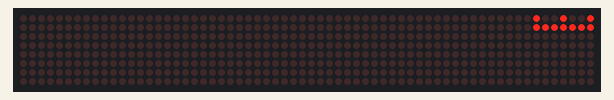
Recording of a sketch running on a simulated Arduino Uno, built with avr-gcc and run on an emulated ATmega328P. Parts: 64×8 LED matrix.

Above: at 0.12 s.
At 1.26 s:
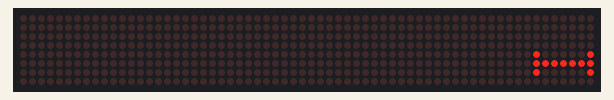
At 2.56 s:
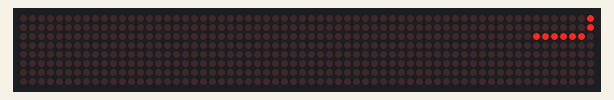
At 4.88 s:
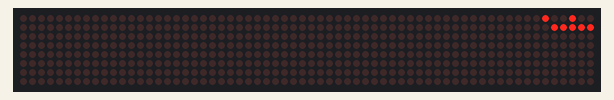
At 7.21 s:
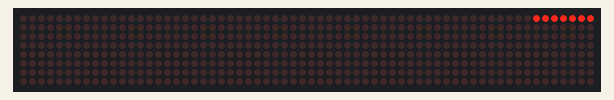
At 9.37 s:
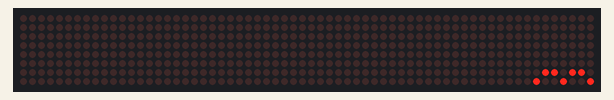

The sketch:

lednamescroll.ino
```cpp
//My name BIPUL Panthi is srolled in the LED 8*8 display

//We always have to include the library
#include "LedControl.h"

//pin 12 is connected to the DataIn
//pin 11 is connected to the CLK
//pin 10 is connected to LOAD

//LedControl(int dataPin, int clkPin, int csPin, int numDevices);
int DIN = 12;
int CS =  11;
int CLK = 10;
LedControl lc=LedControl(DIN,CLK,CS,0);

void setup() {
  //The MAX72XX is in power-saving mode on startup, we have to do a wakeup call
  lc.shutdown(0,false);
  //Set the brightness to a medium values (0~15 possible values)
  lc.setIntensity(0,2);
  //and clear the display
  lc.clearDisplay(0);
}

#define SP {0, 0, 0, 0, 0}               //Espacio
#define EX {0, 125, 0, 0, 0}             //Exclamacion !
#define A {31, 36, 68, 36, 31}
#define B {127, 73, 73, 73, 54,}
#define C {62, 65, 65, 65, 34}
#define D {127, 65, 65, 34, 28}
#define E {127, 73, 73, 65, 65}
#define F {127, 72, 72, 72, 64}
#define G {62, 65, 65, 69, 38}
#define H {127, 8, 8, 8, 127}
#define I {0, 65, 127, 65, 0}
#define J {2, 1, 1, 1, 126}
#define K {127, 8, 20, 34, 65}
#define L {127, 1, 1, 1, 1}
#define M {127, 32, 16, 32, 127}
#define N {127, 32, 16, 8, 127}
#define O {62, 65, 65, 65, 62}
#define P {127, 72, 72, 72, 48}
#define Q {62, 65, 69, 66, 61}
#define R {127, 72, 76, 74, 49}
#define S {50, 73, 73, 73, 38}
#define T {64, 64, 127, 64, 64}
#define U {126, 1, 1, 1, 126}
#define V {124, 2, 1, 2, 124}
#define W {126, 1, 6, 1, 126}
#define X {99, 20, 8, 20, 99}
#define Y {96, 16, 15, 16, 96}
#define Z {67, 69, 73, 81, 97}

byte MyName[11][5]={B,I,P,U,L,P,A,N,T,H,I};
int large = sizeof(MyName)/5;
int gnd[18]={12,11,10,9,8,7,6,5,4,3,2,1,0,-1,-2,-3,-4,-5};

void loop() {

  for (int letter=0; letter<large; letter++){
    for (int displace = 18; displace>=5; displace--) {
      for (int i=0; i<5; i++){
        lc.setRow(0,gnd[i+displace-5],MyName[letter][i]);
      }
    delay(50); // speed of animation
    lc.clearDisplay(0);
    }
    if(letter == large){
    letter = 0;}
  }//end for letter

}
```

Measured:
- by itself, everything shown: repeats every 8.7 s, in 139 steps
